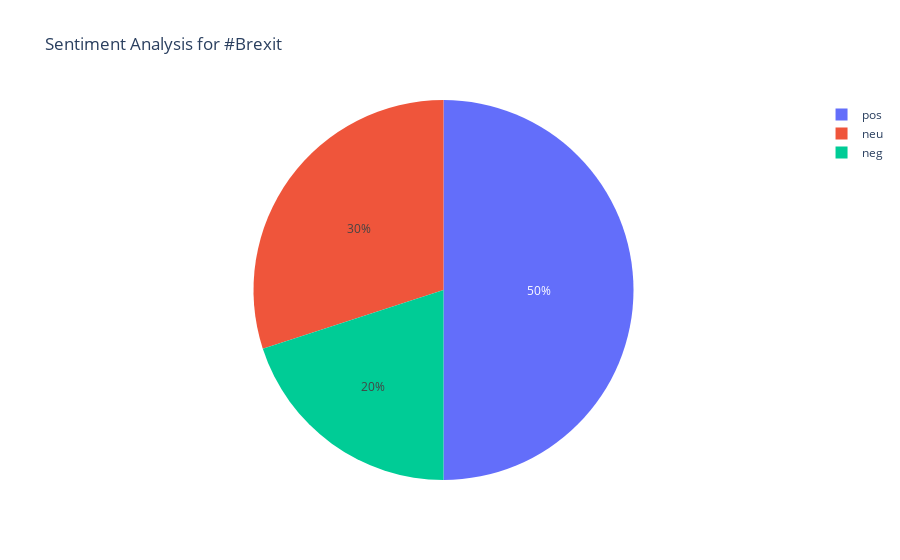

Write notebook code for a chart like this one.
### Code cell
def main():
    tweet_list = []
    sid = SentimentIntensityAnalyzer()
    polar = Polarity()
    
#     query = input("Enter topic or hashtag: ")
#     max_tweets = int(input ("Enter numer of tweets to consider: "))
    
    query = "Brexit"
    max_tweets = 10
    
    for tweet in tweepy.Cursor(api.search_tweets, q=query).items(max_tweets):
        tweet_list.append(tweet.text)
        df_tweets = pd.DataFrame(tweet_list)
        df_tweets["text"] = df_tweets[0]
        df = clean_tweet_text(df_tweets)
        print(df["text"])

    for index, row in df_tweets['text'].iteritems():    
        score = sid.polarity_scores(row)
        polar.classify_sentiment(score, df_tweets, index)
    
    sentiment_percentages = polar.calculate_sentiment_percentage(df_tweets, index, max_tweets)
    create_pi_chart(sentiment_percentages, query, sentiment_percentages.index)
    
    
if __name__ == "__main__":
    main()

### Figure 1 — Plotly figure (JSON) as saved in the notebook; plotly's stock layout.template omitted (floating-point values rounded to 4 significant figures)
{"data": [{"domain": {"x": [0, 1], "y": [0, 1]}, "hovertemplate": "index=%{label}<br>percentage=%{value}<extra></extra>", "labels": ["neg", "pos", "neu"], "legendgroup": "", "name": "", "showlegend": true, "type": "pie", "values": [20, 50, 30]}], "layout": {"legend": {"tracegroupgap": 0}, "title": {"text": "Sentiment Analysis for #Brexit"}}}
